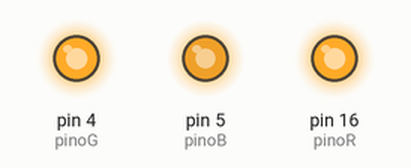
Recording of a sketch running on a simulated Arduino Uno, built with avr-gcc and run on an emulated ATmega328P. Parts: output pins drawn as LEDs (lit = HIGH). Random numbers use the default seed unless the sketch sets one.

Above: at 0.1 s.
At 3.1 s:
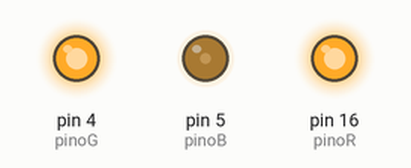
At 7.6 s:
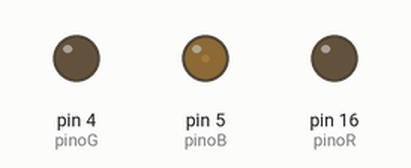
At 16.6 s:
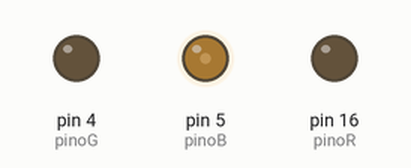
At 27.1 s:
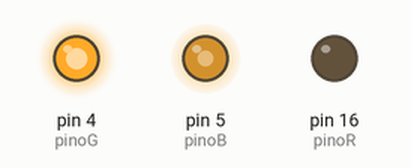
At 36.1 s:
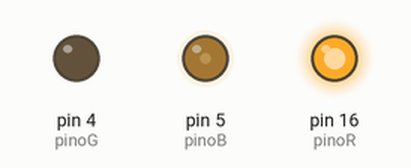
Timing chart, 0 to 40.0 s (numbered marks = the images above):
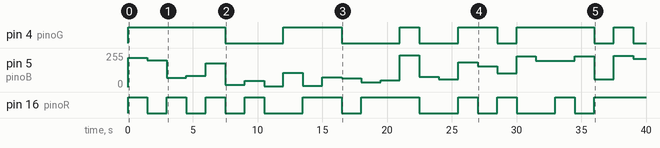

Measured:
- by itself, pin 4 (pinoG): LOW → HIGH at 0.00 s, → LOW 7.5 s later, → HIGH 4.5 s later, → LOW 4.5 s later, … (12 changes in this stretch)
- by itself, pin 16 (pinoR): LOW → HIGH at 0.00 s, → LOW 1.5 s later, → HIGH 1.5 s later, → LOW 1.5 s later, … (19 changes in this stretch)
- by itself, pin 5 (pinoB): 0/255 → 218/255 at 0.00 s, → 201/255 1.5 s later, → 68/255 1.5 s later, → 86/255 1.5 s later, … (27 changes in this stretch)

The sketch:

rgb.ino
```cpp
// definir as variaveis para os pinos utilizados
int pinoR = 16; // pino utilizado pelo terminal R (vermelho)
int pinoB = 5; // pino utilizado pelo terminal B (azul)
int pinoG = 4; // pino utilizado pelo terminal G (Verde)
#define COMMON_ANODE //define o Led RGB como catodo comum
void setup(){
// define os pinos do Led como saida
pinMode(pinoR, OUTPUT);
pinMode(pinoG, OUTPUT);
pinMode(pinoB, OUTPUT);
}
// funçao para produzir o brilho do led de acordo com valores informados
void setColor(int vermelho, int verde, int azul){
analogWrite(pinoR, vermelho); // define o brilo do led de acordo com o velor de 'vermelho'
analogWrite(pinoG, verde); // define o brilo do led de acordo com o velor de 'verde'
analogWrite(pinoB, azul); // define o brilo do led de acordo com o velor de 'azul'
}
void loop(){
    int random=1+(rand()% 256);
    int random1=1+(rand()% 256);
    int random2=1+(rand()% 256);
    setColor(random,random1,random2);
    delay(1500);
}
```
